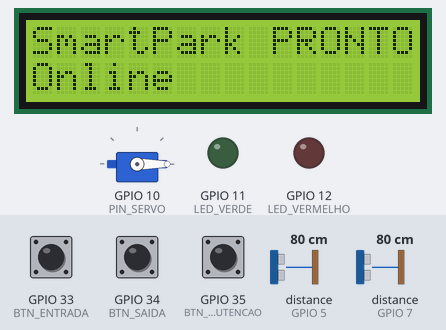
A sketch run on a simulated ESP32-S2. Shown: 16×2 character LCD, servo, output pins drawn as LEDs (lit = HIGH). Wiring (from diagram.json): 2 × ultrasonic range finder: trigger GPIO 6, echo GPIO 7 / trigger GPIO 4, echo GPIO 5. The test bench sets the inputs (shaded band); at power-on: distance to the obstacle (sensors on GPIO 5, GPIO 7) 80 cm, GPIO 35 (BTN_MANUTENCAO) HIGH, GPIO 34 (BTN_SAIDA) HIGH, GPIO 33 (BTN_ENTRADA) HIGH. The echo pulse lasts 58.3 µs per cm; WiFi joins after 1.5 s; servers stay silent unless stated; uploads are accepted with an empty reply; random numbers use the default seed unless the sketch sets one; pins used as bus, display or sensor lines are not drawn; what the sketch prints to the serial monitor is not drawn.

Above: at 2.8 s.
2.9 s: distance to the obstacle (sensor on GPIO 5) set to 33 cm
4.8 s: distance to the obstacle (sensor on GPIO 5) set to 28 cm
At 6.1 s:
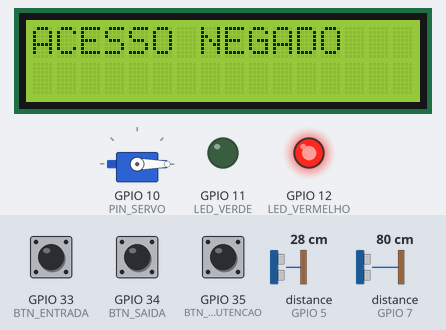
7.2 s: GPIO 35 (BTN_MANUTENCAO) pulled LOW for 0.15 s
At 7.6 s:
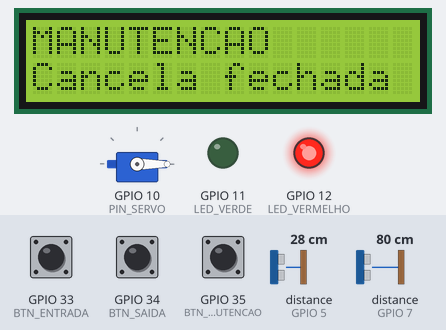
11.7 s: GPIO 35 (BTN_MANUTENCAO) pulled LOW for 1 s
At 12.47 s:
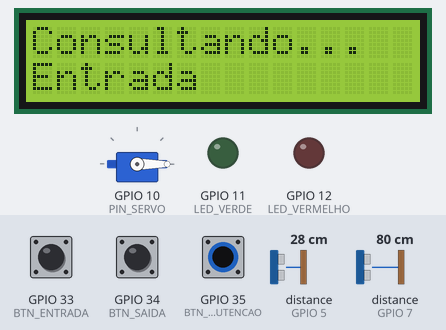
14.2 s: GPIO 34 (BTN_SAIDA) pulled LOW for 3.2 s
At 16.7 s:
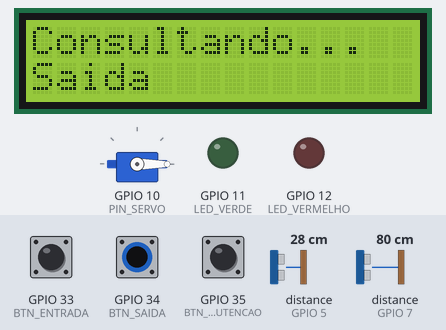
Timing chart, 0 to 19.9 s (numbered marks = the images above; inputs shaded):
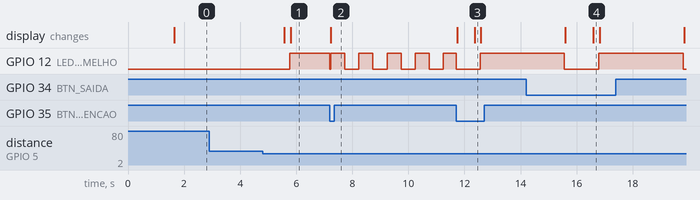

The sketch:

sketch.ino
```cpp
#include <WiFi.h>
#include <WiFiClientSecure.h>
#include <HTTPClient.h>
#include <Wire.h>
#include <LiquidCrystal_I2C.h>
#include <ESP32Servo.h>

const char* WIFI_SSID = "Wokwi-GUEST";
const char* WIFI_PASS = "";
const char* BASE_URL = "https://COLOQUE_A_URL_DO_TUNEL";
const char* DEVICE_ID = "esp32-portao-01";
const char* DEVICE_SECRET = "COLOQUE_O_SEGREDO_DO_DISPOSITIVO";
const bool FORCAR_SIMULADO = false;

const int TRIG_ENTRADA = 4;
const int ECHO_ENTRADA = 5;
const int TRIG_SAIDA = 6;
const int ECHO_SAIDA = 7;
const int PIN_SDA = 8;
const int PIN_SCL = 9;
const int PIN_SERVO = 10;
const int LED_VERDE = 11;
const int LED_VERMELHO = 12;
const int BTN_ENTRADA = 33;
const int BTN_SAIDA = 34;
const int BTN_MANUTENCAO = 35;

const float LIMITE_CM = 30.0;
const unsigned long TEMPO_PRESENCA = 600;
const unsigned long TEMPO_ABERTA = 5000;
const unsigned long TEMPO_NEGADO = 3000;
const unsigned long BLOQUEIO_APOS_EVENTO = 4000;
const unsigned long INTERVALO_TELEMETRIA = 30000;
const int HTTP_TIMEOUT_MS = 20000;

enum Estado { PRONTO, CONSULTANDO, ABERTA, NEGADO, FALHA_REDE, MANUTENCAO };

LiquidCrystal_I2C lcd(0x27, 16, 2);
Servo cancela;

Estado estado = PRONTO;
unsigned long estadoDesde = 0;
unsigned long bloqueioAte = 0;
unsigned long ultimaLeitura = 0;
unsigned long ultimaTelemetria = 0;
unsigned long desdeEntrada = 0;
unsigned long desdeSaida = 0;
unsigned long ultimoPisca = 0;
bool piscaLigado = false;
bool antEntrada = false;
bool antSaida = false;
bool antManutencao = false;
bool simulado = false;
char respostaSim = 'a';
String codigoReserva = "";
String eventoPendente = "";
String tipoPendente = "";
int ultimoHttp = 0;
unsigned int contadorEventos = 0;

String ajustar(String s) {
  while (s.length() < 16) s += ' ';
  return s.substring(0, 16);
}

void tela(const String& a, const String& b = "") {
  lcd.setCursor(0, 0);
  lcd.print(ajustar(a));
  lcd.setCursor(0, 1);
  lcd.print(ajustar(b));
}

void abrirCancela() {
  cancela.write(90);
}

void fecharCancela() {
  cancela.write(0);
}

void mudar(Estado novo) {
  estado = novo;
  estadoDesde = millis();
  digitalWrite(LED_VERDE, novo == ABERTA ? HIGH : LOW);
  digitalWrite(LED_VERMELHO, (novo == NEGADO || novo == FALHA_REDE) ? HIGH : LOW);
  if (novo == ABERTA) abrirCancela(); else fecharCancela();
}

void telaPronto() {
  tela("SmartPark PRONTO", simulado ? "Modo simulado" : "Online");
}

String novoId() {
  contadorEventos++;
  return "esp-" + String((uint32_t)esp_random(), HEX) + "-" + String(contadorEventos);
}

float distancia(int trig, int echo) {
  digitalWrite(trig, LOW);
  delayMicroseconds(2);
  digitalWrite(trig, HIGH);
  delayMicroseconds(10);
  digitalWrite(trig, LOW);
  long d = pulseIn(echo, HIGH, 25000);
  if (d == 0) return 999;
  return d * 0.0343f / 2;
}

bool presenca(int trig, int echo, unsigned long& desde) {
  if (distancia(trig, echo) < LIMITE_CM) {
    if (desde == 0) desde = millis();
    return millis() - desde >= TEMPO_PRESENCA;
  }
  desde = 0;
  return false;
}

bool pressionado(int pin, bool& anterior) {
  bool agora = digitalRead(pin) == LOW;
  bool evento = agora && !anterior;
  anterior = agora;
  return evento;
}

String detectarEvento() {
  if (millis() < bloqueioAte) return "";
  if (pressionado(BTN_ENTRADA, antEntrada)) return "ENTRY";
  if (pressionado(BTN_SAIDA, antSaida)) return "EXIT";
  if (millis() - ultimaLeitura >= 150) {
    ultimaLeitura = millis();
    if (presenca(TRIG_ENTRADA, ECHO_ENTRADA, desdeEntrada)) {
      desdeEntrada = 0;
      return "ENTRY";
    }
    if (presenca(TRIG_SAIDA, ECHO_SAIDA, desdeSaida)) {
      desdeSaida = 0;
      return "EXIT";
    }
  }
  return "";
}

bool respostaSimulada(bool& permitido, String& motivo) {
  delay(400);
  if (respostaSim == 'f') return false;
  permitido = respostaSim == 'a';
  motivo = permitido ? "OK" : "NO_RESERVATION";
  return true;
}

bool enviarAcesso(const String& tipo, bool& permitido, String& motivo) {
  ultimoHttp = 0;
  if (WiFi.status() != WL_CONNECTED) {
    WiFi.reconnect();
    ultimoHttp = -100;
    Serial.println("Wi-Fi desconectado");
    return false;
  }
  String corpo = "{\"event_id\":\"" + eventoPendente + "\",\"type\":\"" + tipo +
                 "\",\"reservation_code\":\"" + codigoReserva + "\"}";
  WiFiClientSecure cliente;
  cliente.setInsecure();
  HTTPClient http;
  http.setConnectTimeout(HTTP_TIMEOUT_MS);
  http.setTimeout(HTTP_TIMEOUT_MS);
  if (!http.begin(cliente, String(BASE_URL) + "/api/iot/access-request")) return false;
  http.addHeader("Content-Type", "application/json");
  http.addHeader("X-Device-Id", DEVICE_ID);
  http.addHeader("X-Device-Secret", DEVICE_SECRET);
  int codigo = http.POST(corpo);
  Serial.println("POST codigo: " + String(codigo) + " " + HTTPClient::errorToString(codigo));
  String resposta = codigo > 0 ? http.getString() : "";
  http.end();
  ultimoHttp = codigo;
  if (codigo != 200) return false;
  permitido = resposta.indexOf("\"allowed\":true") >= 0;
  int i = resposta.indexOf("\"reason\":\"");
  motivo = "";
  if (i >= 0) {
    i += 10;
    int f = resposta.indexOf('"', i);
    if (f > i) motivo = resposta.substring(i, f);
  }
  return true;
}

String textoMotivo(const String& m) {
  if (m == "NO_RESERVATION") return "SEM RESERVA";
  if (m == "NOT_CONFIRMED") return "NAO CONFIRMADA";
  if (m == "OUTSIDE_WINDOW") return "FORA DO HORARIO";
  if (m == "WRONG_LOT") return "OUTRO LOCAL";
  if (m == "ALREADY_INSIDE") return "JA ESTA DENTRO";
  if (m == "NOT_INSIDE") return "NAO ESTA DENTRO";
  return m;
}

void solicitar(const String& tipo) {
  mudar(CONSULTANDO);
  tela("Consultando...", tipo == "ENTRY" ? "Entrada" : "Saida");
  if (eventoPendente.length() == 0 || tipoPendente != tipo) {
    tipoPendente = tipo;
    eventoPendente = novoId();
  }
  bool permitido = false;
  String motivo = "";
  bool ok = simulado ? respostaSimulada(permitido, motivo)
                     : enviarAcesso(tipo, permitido, motivo);
  bloqueioAte = millis() + BLOQUEIO_APOS_EVENTO;
  if (!ok) {
    mudar(FALHA_REDE);
        tela("FALHA DE REDE", ultimoHttp != 0 ? "ERRO " + String(ultimoHttp) : "Cancela fechada");
    Serial.println("FALHA_REDE: cancela fechada");
    return;
  }
  eventoPendente = "";
  tipoPendente = "";
  if (permitido) {
    mudar(ABERTA);
    tela(tipo == "ENTRY" ? "ENTRADA LIBERADA" : "SAIDA LIBERADA", "Cancela aberta");
    Serial.println("ACESSO LIBERADO");
  } else {
    mudar(NEGADO);
    tela("ACESSO NEGADO", textoMotivo(motivo));
    Serial.println("ACESSO NEGADO: " + motivo);
  }
}

void enviarTelemetria() {
  if (simulado || WiFi.status() != WL_CONNECTED) return;
  WiFiClientSecure cliente;
  cliente.setInsecure();
  HTTPClient http;
  http.setConnectTimeout(HTTP_TIMEOUT_MS);
  http.setTimeout(HTTP_TIMEOUT_MS);
  if (!http.begin(cliente, String(BASE_URL) + "/api/iot/telemetry")) return;
  http.addHeader("Content-Type", "application/json");
  http.addHeader("X-Device-Id", DEVICE_ID);
  http.addHeader("X-Device-Secret", DEVICE_SECRET);
  http.POST("{\"state\":\"PRONTO\",\"rssi\":" + String(WiFi.RSSI()) + "}");
  http.end();
}

void lerSerial() {
  if (!Serial.available()) return;
  String linha = Serial.readStringUntil('\n');
  linha.trim();
  if (linha.length() == 0) return;
  if (linha.startsWith("r:")) {
    String c = linha.substring(2);
    c.trim();
    codigoReserva = c;
    Serial.println("Reserva definida: " + codigoReserva);
    return;
  }
  if (simulado && (linha == "a" || linha == "n" || linha == "f")) {
    respostaSim = linha[0];
    if (respostaSim == 'a') Serial.println("Simulado: backend autoriza");
    if (respostaSim == 'n') Serial.println("Simulado: backend nega");
    if (respostaSim == 'f') Serial.println("Simulado: backend sem conexao");
    return;
  }
  Serial.println("Comandos: r:ID_DA_RESERVA | a | n | f (a, n, f so no modo simulado)");
}

void alternarManutencao() {
  if (estado == MANUTENCAO) {
    mudar(PRONTO);
    telaPronto();
    Serial.println("Manutencao desligada");
  } else {
    mudar(MANUTENCAO);
    tela("MANUTENCAO", "Cancela fechada");
    Serial.println("Manutencao ligada");
  }
}

void setup() {
  Serial.begin(115200);
  pinMode(TRIG_ENTRADA, OUTPUT);
  pinMode(ECHO_ENTRADA, INPUT);
  pinMode(TRIG_SAIDA, OUTPUT);
  pinMode(ECHO_SAIDA, INPUT);
  pinMode(LED_VERDE, OUTPUT);
  pinMode(LED_VERMELHO, OUTPUT);
  pinMode(BTN_ENTRADA, INPUT_PULLUP);
  pinMode(BTN_SAIDA, INPUT_PULLUP);
  pinMode(BTN_MANUTENCAO, INPUT_PULLUP);

  Wire.begin(PIN_SDA, PIN_SCL);
  lcd.init();
  lcd.backlight();
  cancela.attach(PIN_SERVO, 500, 2400);
  mudar(PRONTO);
  tela("SmartPark IoT", "Iniciando...");

  if (FORCAR_SIMULADO) {
    simulado = true;
  } else {
    WiFi.mode(WIFI_STA);
    WiFi.setAutoReconnect(true);
    WiFi.begin(WIFI_SSID, WIFI_PASS, 6);
    unsigned long inicio = millis();
    while (WiFi.status() != WL_CONNECTED && millis() - inicio < 20000) {
      delay(250);
    }
    simulado = WiFi.status() != WL_CONNECTED;
  }

  Serial.println(simulado ? "Modo SIMULADO" : "Modo ONLINE (Wi-Fi conectado)");
  Serial.println("Comandos: r:ID_DA_RESERVA | a | n | f (a, n, f so no modo simulado)");
  telaPronto();
  ultimaTelemetria = millis();
}

void loop() {
  lerSerial();

  if (pressionado(BTN_MANUTENCAO, antManutencao)) {
    alternarManutencao();
  }

  if (estado == MANUTENCAO) {
    if (millis() - ultimoPisca > 500) {
      ultimoPisca = millis();
      piscaLigado = !piscaLigado;
      digitalWrite(LED_VERMELHO, piscaLigado);
    }
    return;
  }

  if (estado == ABERTA && millis() - estadoDesde > TEMPO_ABERTA) {
    mudar(PRONTO);
    telaPronto();
  }

  if (estado == NEGADO && millis() - estadoDesde > TEMPO_NEGADO) {
    mudar(PRONTO);
    telaPronto();
  }

  if (estado == PRONTO || estado == FALHA_REDE) {
    String tipo = detectarEvento();
    if (tipo.length() > 0) solicitar(tipo);
  }

  if (estado == PRONTO && millis() - ultimaTelemetria > INTERVALO_TELEMETRIA) {
    ultimaTelemetria = millis();
    enviarTelemetria();
  }
}
```

Measured:
- the behaviour switches between 31 and 30 cm on distance to the obstacle (sensor on GPIO 5) (found by bisection; images 0 and 1)
- after the input at 2.9 s, every drawn part: stays the same
- after the input at 4.8 s, GPIO 12 (LED_VERMELHO): LOW → HIGH after 0.97 s; the display: first changes after 0.77 s (image 1 shows a later state)
- after the input at 11.7 s, the display: first changes at once (image 3 shows a later state)
